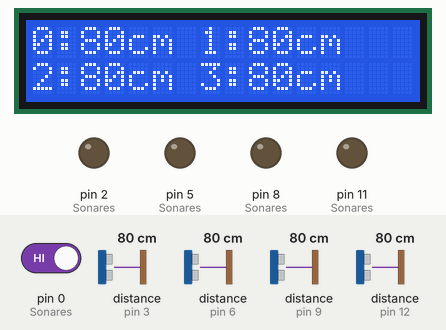
This sketch was run on a simulated Arduino Uno, built with avr-gcc and run on an emulated ATmega328P. Shown: 16×2 character LCD, output pins drawn as LEDs (lit = HIGH). Wiring (inferred from the names in the program): 4 × ultrasonic range finder: trigger pin 4, echo pin 3 / trigger pin 7, echo pin 6 / trigger pin 10, echo pin 9 / trigger pin 13, echo pin 12. The test bench sets the inputs (shaded band); at power-on: pin 0 (Sonares) HIGH, distance to the obstacle (sensors on pin 3, pin 6, pin 9, pin 12) 80 cm. The echo pulse lasts 58.3 µs per cm; pins used as bus, display or sensor lines are not drawn.

Above: at 1.2 s.
1.3 s: pin 0 (Sonares) driven LOW
At 2.3 s:
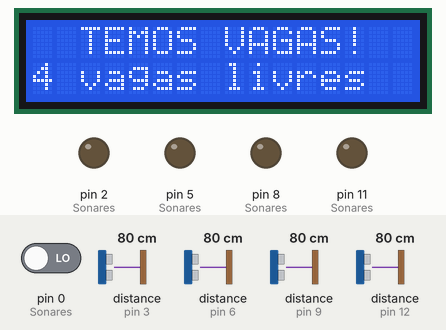
2.9 s: distance to the obstacle (sensor on pin 3) set to 25 cm
4.4 s: distance to the obstacle (sensor on pin 3) set to 20 cm
At 5.1 s:
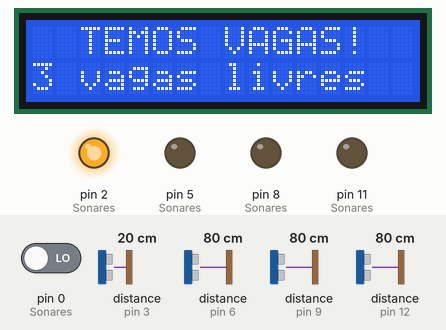
6.2 s: distance to the obstacle (sensor on pin 6) set to 24 cm
7.7 s: distance to the obstacle (sensor on pin 6) set to 19 cm
At 8.4 s:
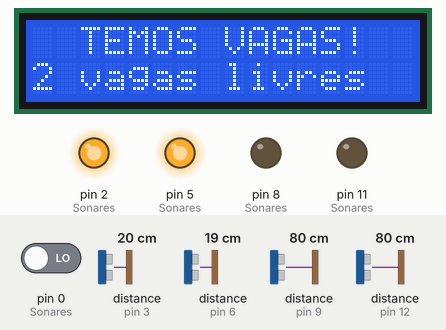
9.5 s: distance to the obstacle (sensor on pin 9) set to 24 cm
11.0 s: distance to the obstacle (sensor on pin 9) set to 19 cm
At 12.1 s:
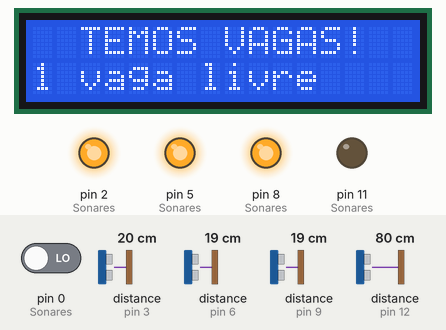
Timing chart, 0 to 14.0 s (numbered marks = the images above; inputs shaded):
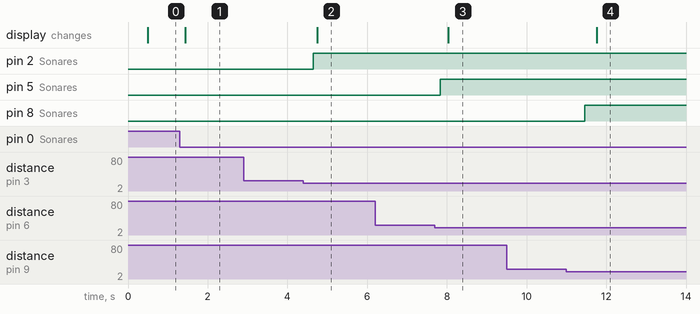

The sketch:

Multi-Sonar_v1_Codigo.ino
```cpp
/*
**
** ===========================================
** # Controlador de Vagas de Estacionamento #
** #  utilizando sensor sônico SR-04        #
** #  versão 1.0 - 13 de abril de 2019      #
** ===========================================
** Prof. Filipo Mór - www.filipomor.com
** ===========================================
** Rotina de leitura da distância aproveitada
** do exemplo de tinkercad.com
** ===========================================
**
*/

#include <LiquidCrystal.h>

typedef struct
{
  int Trigger;   // Trigger Pin
  int Echo;      // Echo Pin
  int Led;       // Led Pin
  int Distancia; // Distancia em cm
} ItemSonar;

const int distanciaLimite = 20; // 20cm
const int qtSonares = 4;
ItemSonar Sonares[qtSonares] = {
                                {13, 12,  11,  0},
                                {10,  9,   8,  0},
                                { 7,  6,   5,  0},
                                { 4,  3,   2,  0}
                               };
/* {Trigger_Pin, Echo_Pin, Led_Pin, Distancia} */

// Utilizando os pinos analógicos como GPIO (General Purpose Input Output)
LiquidCrystal Display( A0, A1, A2, A3, A4, A5);

/*
** rotina aproveitada de tinkercad.com
*/
long readUltrasonicDistance(int triggerPin, int echoPin)
{
  pinMode(triggerPin, OUTPUT);  // Clear the trigger
  digitalWrite(triggerPin, LOW);
  delayMicroseconds(2);
  // Sets the trigger pin to HIGH state for 10 microseconds
  digitalWrite(triggerPin, HIGH);
  delayMicroseconds(10);
  digitalWrite(triggerPin, LOW);
  pinMode(echoPin, INPUT);
  // Reads the echo pin, and returns the sound wave travel time in microseconds
  return pulseIn(echoPin, HIGH);
}


void setup()
{

  // leds
  for(int i=0; i < qtSonares; i++)
  {
    pinMode(Sonares[i].Led, OUTPUT);
  }

  // Utilizando as portas analógicas como saídas digitais.
  pinMode(A0, OUTPUT);
  pinMode(A1, OUTPUT);
  pinMode(A2, OUTPUT);
  pinMode(A3, OUTPUT);
  pinMode(A4, OUTPUT);
  pinMode(A5, OUTPUT);

  //botão de seleção de modo de depuração
  pinMode( 0, INPUT);

  Display.begin(16, 2);
  Display.print("Iniciando...");

}

void loop()
{
  int cont = 0; // quantidade de vagas livres

  for(int i=0; i < qtSonares; i++)
  {
    Sonares[i].Distancia = 0.01723 * readUltrasonicDistance(Sonares[i].Trigger, Sonares[i].Echo);

    // vaga está ocupada?
    if(Sonares[i].Distancia <= distanciaLimite )
    {
      digitalWrite(Sonares[i].Led, HIGH); // aciona led vermelho
    }
    else
    {
      cont++;
      digitalWrite(Sonares[i].Led, LOW); // aciona led verde
    }
    delay(100);
  }

  int ModoOperacao = digitalRead(0);
  if(ModoOperacao == 0)
  {
    // Modo de Operação Normal
    Display.setCursor(0, 0);
    if(cont == 0)
    {
      // Não há vagas!
      Display.print("# Nao ha vagas! #");
      Display.setCursor(0, 1);
      Display.print("                ");
    }
    else
    {
      Display.print("  TEMOS VAGAS!");
      Display.setCursor(0, 1);
      Display.print(cont);
      if(cont == 1) // vamos respeitar a lingua portugesa ;-)
      {
        Display.print(" vaga livre   ");
      }
      else
      {
        Display.print(" vagas livres ");
      }
    }
  }
  else
  {
    // Modo de Depuração - mostra as medições de cada sensor
    Display.setCursor(0, 0);
    Display.print("0:"); Display.print(Sonares[0].Distancia); Display.print("cm ");
    Display.print("1:"); Display.print(Sonares[1].Distancia); Display.print("cm   ");
    Display.setCursor(0, 1);
    Display.print("2:"); Display.print(Sonares[2].Distancia); Display.print("cm ");
    Display.print("3:"); Display.print(Sonares[3].Distancia); Display.print("cm   ");
  }

  delay(50); // Delay a little bit to improve simulation performance

}
```

Measured:
- the behaviour switches between 22 and 21 cm on distance to the obstacle (sensor on pin 3) (found by bisection; images 1 and 2)
- the behaviour switches between 22 and 21 cm on distance to the obstacle (sensor on pin 6) (found by bisection; images 2 and 3)
- the behaviour switches between 22 and 21 cm on distance to the obstacle (sensor on pin 9) (found by bisection; images 3 and 4)
- after the input at 1.3 s, the display: changes after 0.14 s (image 1)
- after the input at 2.9 s, every drawn part: stays the same
- after the input at 4.4 s, pin 2 (Sonares): LOW → HIGH after 0.25 s; the display: changes after 0.35 s (image 2)
- after the input at 6.2 s, every drawn part: stays the same
- after the input at 7.7 s, pin 5 (Sonares): LOW → HIGH after 0.13 s; the display: changes after 0.34 s (image 3)
- after the input at 9.5 s, every drawn part: stays the same
- after the input at 11.0 s, pin 8 (Sonares): LOW → HIGH after 0.45 s; the display: changes after 0.76 s (image 4)
